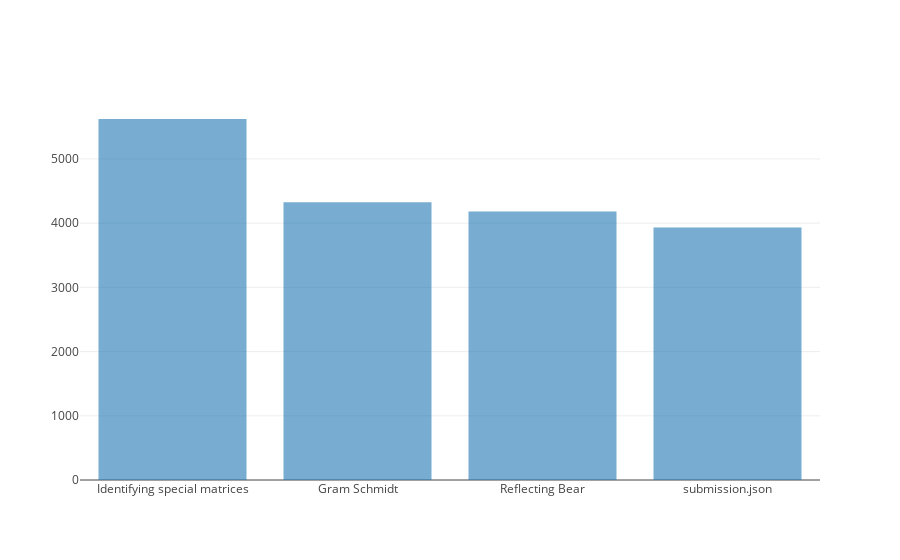

This figure's notebook cell:
### Markdown cell above
# Total numbers of learners per notebook

### Code cell
totallearners = df2['imperial_user_id'].nunique()

print('Total number of learners: ', totallearners)

d2 = df2.groupby('programming_assignment_submission_schema_part_title').nunique()

d2['submission_rate'] = d2['programming_submission_id']/d2['imperial_user_id']

d2.drop(d2[d2.imperial_user_id < 100].index, inplace=True)

ordered_index = ['Identifying special matrices', 'Gram Schmidt', 'Reflecting Bear',
       'submission.json']

d2 = d2.reindex(ordered_index)


data = [
    go.Bar(
        x=d2.index, # assign x as the dataframe column 'x'
        y=d2['imperial_user_id'],
        opacity=0.6
    )
]


py.iplot(data, filename='basic-bar')

### Figure 1 — Plotly figure (JSON) as saved in the notebook; plotly's stock layout.template omitted (floating-point values rounded to 4 significant figures)
{"data": [{"opacity": 0.6, "type": "bar", "uid": "c11908a4-ef1c-11e8-b130-b4b68690f880", "x": ["Identifying special matrices", "Gram Schmidt", "Reflecting Bear", "submission.json"], "y": [5622, 4324, 4183, 3934]}], "layout": {}}
